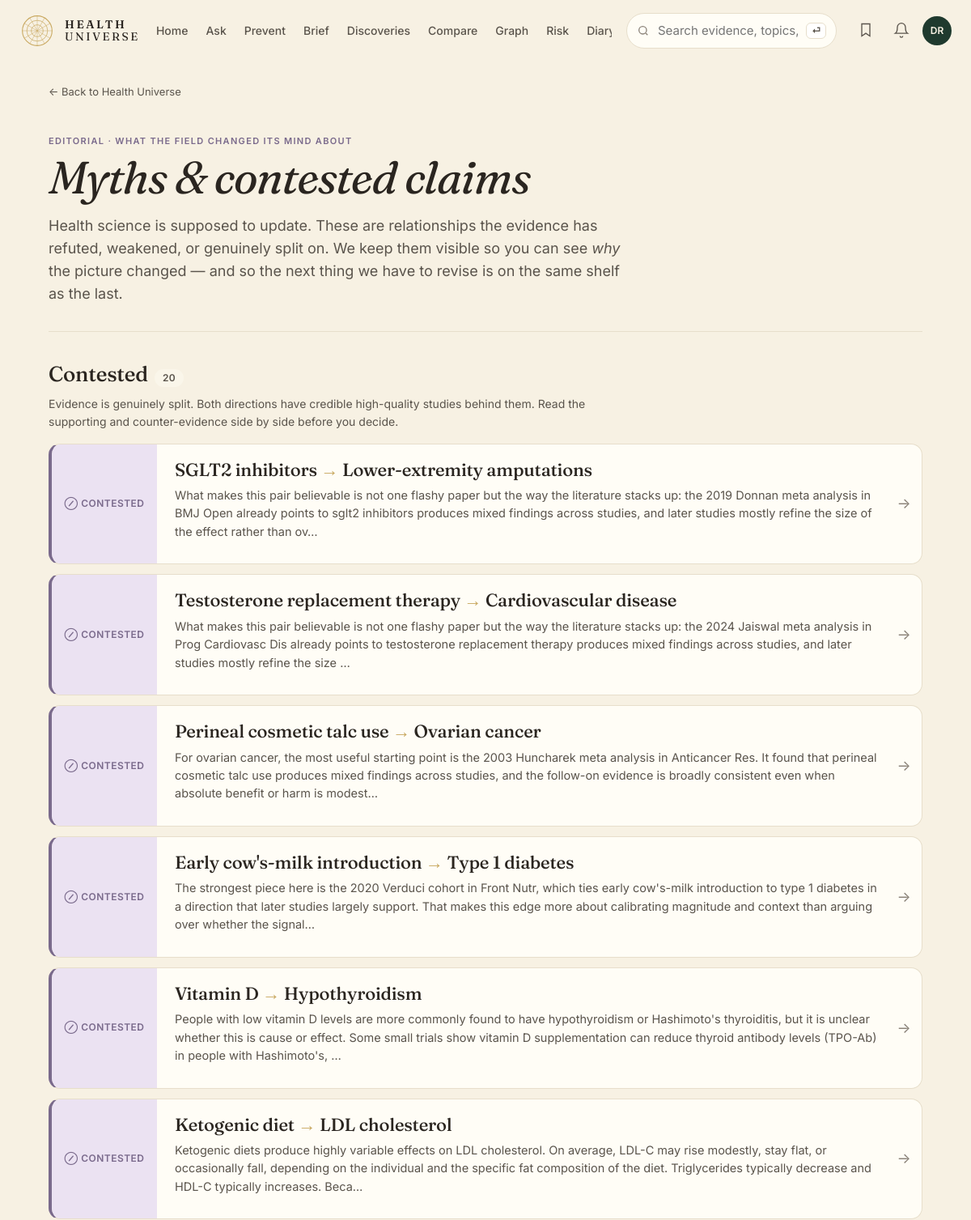
The app's page /myths (upper part), older data.
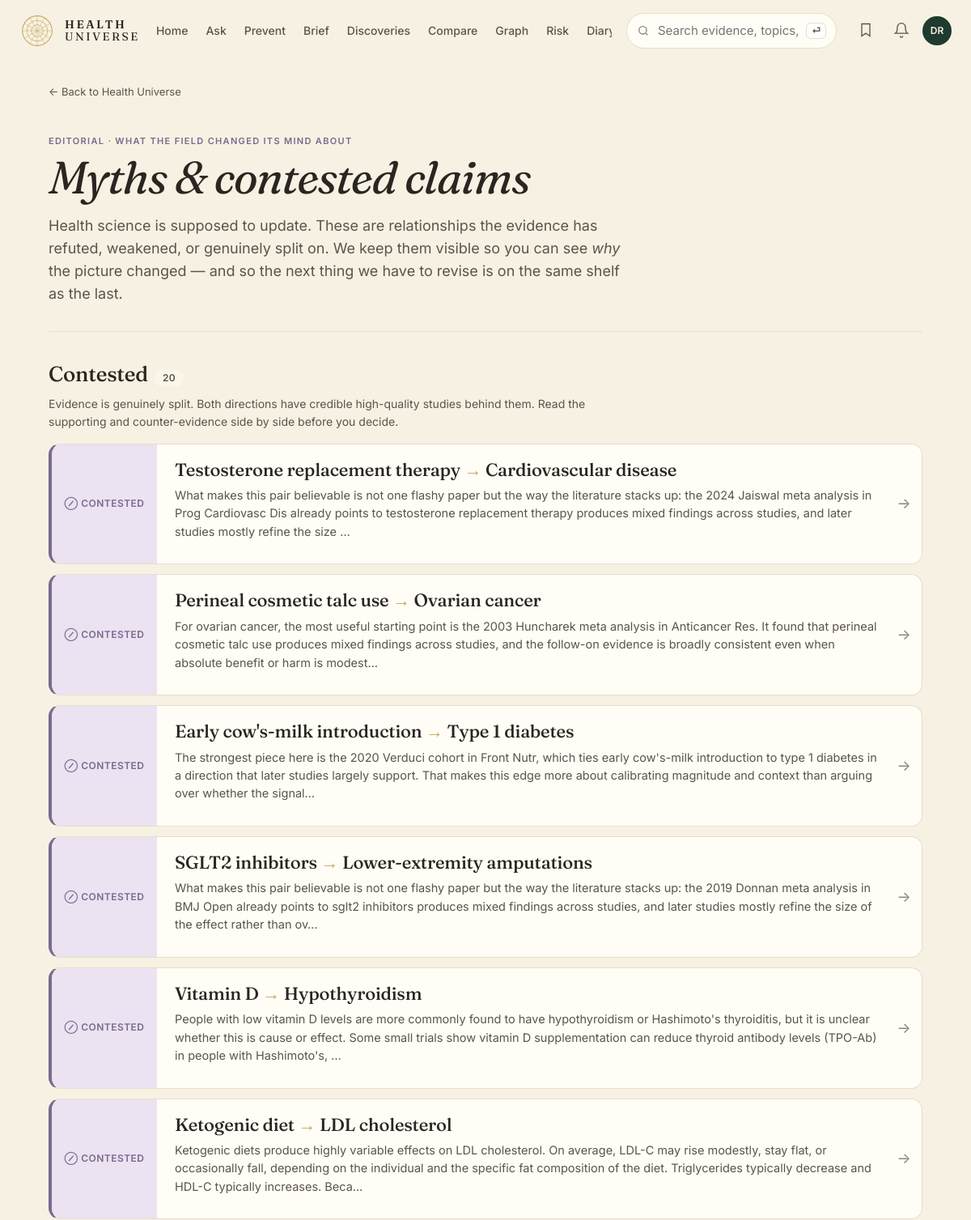
The same page, newer data.
### tables this page shows
CREATE TABLE edge (
    id              INTEGER PRIMARY KEY,
    factor_id       INTEGER NOT NULL REFERENCES entity(id),
    outcome_id      INTEGER NOT NULL REFERENCES entity(id),
    direction       TEXT NOT NULL CHECK (direction IN (
                      'protective','harmful','neutral','u_shaped','mixed')),
    tier            TEXT NOT NULL CHECK (tier IN ('A','B','C','D','X','deprecated')),
    effect_size     TEXT,         -- qualitative: trivial/small/moderate/large
    effect_quant    TEXT,         -- e.g. "RR 0.82 (0.74-0.91)"
    population      TEXT,         -- e.g. "adults>50; ApoE4 carriers"
    mechanism       TEXT,         -- 1-paragraph plain English
    summary         TEXT,         -- card body copy
    caveats         TEXT,
    seed_source     TEXT NOT NULL CHECK (seed_source IN ('claude_seed','gemma_daily','manual')),
    created_at      TEXT NOT NULL DEFAULT (datetime('now')),
    updated_at      TEXT NOT NULL DEFAULT (datetime('now')),
    last_reviewed   TEXT NOT NULL DEFAULT (datetime('now')), embedding BLOB, embedded_at TEXT,
    UNIQUE(factor_id, outcome_id, population)
);

CREATE TABLE entity (
    id            INTEGER PRIMARY KEY,
    slug          TEXT NOT NULL UNIQUE,
    name          TEXT NOT NULL,
    kind          TEXT NOT NULL CHECK (kind IN (
                    'food','nutrient','supplement','drug','activity',
                    'behavior','environmental','pathogen','gene',
                    'biomarker','condition','process')),
    aliases       TEXT,           -- JSON array
    description   TEXT,
    created_at    TEXT NOT NULL DEFAULT (datetime('now')),
    updated_at    TEXT NOT NULL DEFAULT (datetime('now'))
, embedding BLOB, embedded_at TEXT);

### web/app.py (the view)
@app.get("/myths", response_class=HTMLResponse)
def myths(request: Request):
    with connect() as conn:
        rows = conn.execute("""
            SELECT e.id, e.tier, e.direction, e.summary, e.caveats, e.updated_at,
                   f.name AS f_name, o.name AS o_name,
                   (SELECT reason FROM edge_history h WHERE h.edge_id=e.id
                    AND h.field='tier' ORDER BY h.changed_at DESC LIMIT 1) AS reason
            FROM edge e
            JOIN entity f ON f.id = e.factor_id
            JOIN entity o ON o.id = e.outcome_id
            WHERE e.tier IN ('deprecated','X')
            ORDER BY e.updated_at DESC""").fetchall()
    return render(request, "myths.html", {
        "title": "Myths and contested claims",
        "rows": [dict(r) for r in rows],
    })

### web/templates/myths.html (shortened to what this page needs)
{% extends "base.html" %}
{% block content %}
<section class="myths-page">
  <a class="back" href="/">← Back to Health Universe</a>
  <header class="myths-head">
    <p class="myths-eyebrow">Editorial · what the field changed its mind about</p>
    <h1 class="myths-title">Myths &amp; contested claims</h1>
    <p class="myths-lede">Health science is supposed to update. These are relationships the evidence has refuted, weakened, or genuinely split on. We keep them visible so you can see <em>why</em> the picture changed — and so the next thing we have to revise is on the same shelf as the last.</p>
  </header>
  {% set contested = rows | selectattr('tier','equalto','X') | list %}
  {% set deprecated = rows | rejectattr('tier','equalto','X') | list %}
  {% if contested %}
  <section class="myths-section">
    <div class="myths-section-head">
      <h2 class="myths-h2">Contested <span class="myths-h2-count">{{ contested|length }}</span></h2>
      <p class="myths-section-lede">Evidence is genuinely split. Both directions have credible high-quality studies behind them. Read the supporting and counter-evidence side by side before you decide.</p>
    </div>
    <div class="myth-list">
      {% for r in contested %}
      <a class="myth-card myth-contested" href="/edge/{{ r.id }}">
        <div class="myth-card-flag">
          <span class="myth-status">⊘ Contested</span>
        </div>
        <div class="myth-card-body">
          <h3 class="myth-card-title">{{ r.f_name }} <span class="lib-arrow" aria-hidden="true">→</span> {{ r.o_name }}</h3>
          {% if r.summary %}<p class="myth-card-summary">{{ r.summary[:280] }}{% if r.summary|length > 280 %}…{% endif %}</p>{% endif %}
        </div>
        <span class="myth-card-arrow" aria-hidden="true">→</span>
      </a>
      {% endfor %}
    </div>
  </section>
  {% endif %}
</section>
{% endblock %}

Row changes from the older to the newer data that the page shows:
changed edge "SGLT2 inhibitors": moves down the list
